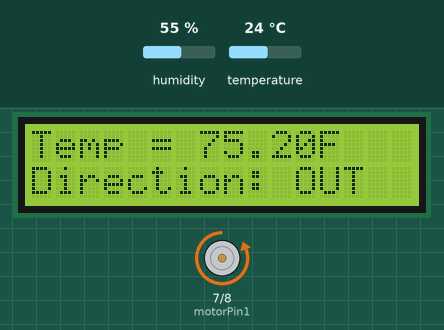
This sketch was run on a simulated Arduino Uno, built with avr-gcc and run on an emulated ATmega328P. On the bench: 16×2 character LCD, motor-driver pin pairs drawn as motors (green arrow = first pin HIGH = forward, orange = second pin HIGH = backward, longer = more drive). Inputs (shaded band) come from the test bench; at power-on: temperature 24 °C, humidity 55 %.

Above: at 1.2 s.
1.3 s: temperature set to 27 °C
At 2.6 s:
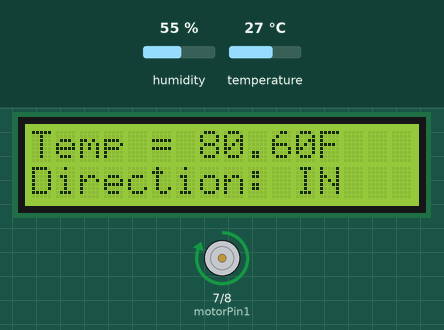
4.2 s: temperature set to 12 °C
At 4.8 s:
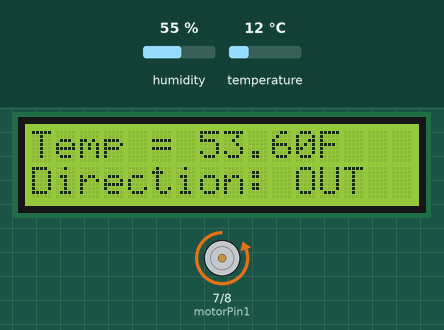
7.1 s: temperature set to 19 °C
At 9.1 s:
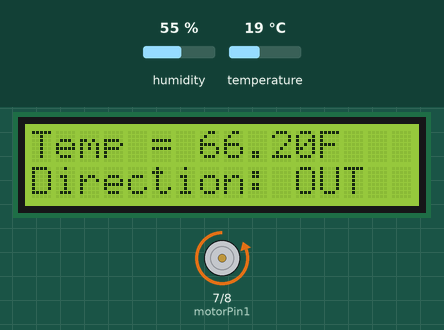
Timing chart, 0 to 10.6 s (numbered marks = the images above; inputs shaded):
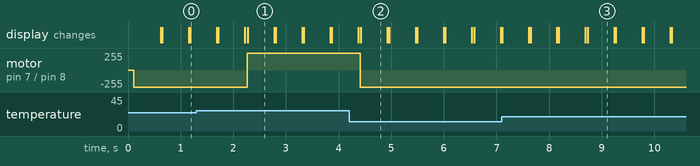

The sketch:

Arduino_Fan_Code.ino
```cpp
#include <Adafruit_Sensor.h>
#include "DHT.h"
#define DHTPIN 4
#define DHTTYPE DHT11
DHT dht(DHTPIN, DHTTYPE);
#include <LiquidCrystal_I2C.h>
LiquidCrystal_I2C lcd(0x27, 16, 2); // establishing LCD
const int motorPin1 = 7; // setting pins to arduino
const int motorPin2 = 8;  // setting pins to arduino
void setup() {
  dht.begin();
  lcd.backlight();
  lcd.init();
  lcd.clear(); // turning on and clearing LCD screen
  pinMode(motorPin1, OUTPUT); // establishing pins
  pinMode(motorPin2, OUTPUT);// establishing pins
}
void loop() {
  lcd.clear();
  lcd.setCursor(0, 0);// setting the cursor for the LCD screen
  lcd.print("Temp = ");
  float tempC = dht.readTemperature(); // saving data from DHT sensor
  float tempF = tempC * 9 / 5 + 32; // converting celsius to fahrenheit
  lcd.print(tempF); // displaying temperature on LCD display
  lcd.print("F");
  if (tempF > 78) { //if statement for barrier temperature
    digitalWrite(motorPin1, HIGH);
    digitalWrite(motorPin2, LOW); // changing polarity of motor
    lcd.setCursor(0, 1);
    lcd.print("Direction: IN");
  } else {
    digitalWrite(motorPin1, LOW);
    digitalWrite(motorPin2, HIGH); // changing polarity of motor
    lcd.setCursor(0, 1);
    lcd.print("Direction: OUT");
  }
  delay(500);
  lcd.clear();
}
```

Measured:
- the behaviour switches between 25 and 26 °C on temperature (found by bisection; images 0 and 1)
- after the input at 1.3 s, motor on pin 7 (motorPin1) / pin 8 (motorPin2): backward 255/255 → forward 255/255 after 0.96 s; the display: first differs from a run without the input after 0.97 s (image 1)
- after the input at 4.2 s, motor on pin 7 (motorPin1) / pin 8 (motorPin2): forward 255/255 → backward 255/255 after 0.21 s; the display: first differs from a run without the input after 0.23 s (image 2)
- after the input at 7.1 s, the display: first differs from a run without the input after 1.6 s (image 3)
- what the display in image 1 shows lasts 0.5 s, from 2.3 s to 2.8 s
